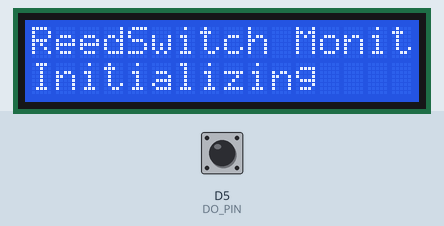
The sketch below on a simulated ESP8266 (NodeMCU). Parts: 16×2 character LCD. The inputs (shaded band) are chosen by the test bench; at power-on: D5 (DO_PIN) HIGH. What the sketch prints to the serial monitor is not drawn.

Above: at 0.1 s.
At 3.3 s:
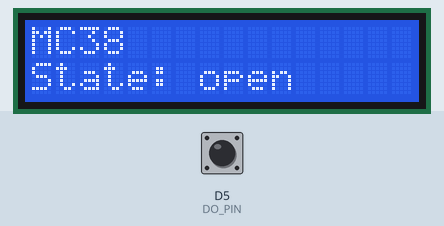
3.4 s: D5 (DO_PIN) pulled LOW for 0.15 s
At 3.53 s:
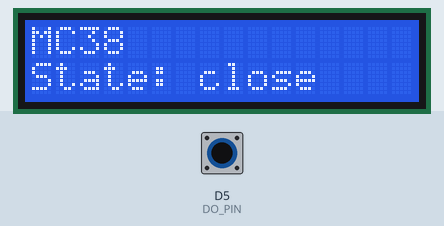
5.1 s: D5 (DO_PIN) pulled LOW for 3.2 s
9.9 s: D5 (DO_PIN) pulled LOW for 1 s
Timing chart, 0 to 12.9 s (numbered marks = the images above; inputs shaded):
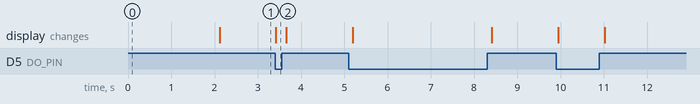

The sketch:

ReedSwitch_Lcd.ino
```cpp
#include <Wire.h>
#include <LiquidCrystal_I2C.h>

/*=====================================================
    PIR Sensor
=====================================================*/
#if defined(ESP8266)

    #define DO_PIN D5

#elif defined(ESP32)

    #define DO_PIN 13

#endif

/*=====================================================
    LCD I2C
=====================================================*/
#if defined(ESP8266)

    #define SDA_PIN D2
    #define SCL_PIN D1

#elif defined(ESP32)

    #define SDA_PIN 19
    #define SCL_PIN 23

#endif

#define LCD_ADDRESS 0x27
#define LCD_COLS    16
#define LCD_ROWS    2

LiquidCrystal_I2C lcd(LCD_ADDRESS, LCD_COLS, LCD_ROWS);

/*=====================================================
    Function Prototype
=====================================================*/

void initSensor();
bool readDO();

void initLCD();
void printLcd(String line1, String line2);

/*=====================================================
    Setup
=====================================================*/

void setup()
{
    Serial.begin(115200);

    Wire.begin(SDA_PIN, SCL_PIN);

    initSensor();
    initLCD();

    Serial.println();
    Serial.println("==============================");
    Serial.println(" ReedSwitch Monitoring");
    Serial.println("==============================");
}

// loop to run repeatedly
void loop() {

    bool state = readDO();

    if (state) {
        //Serial.println("State: open");
        printLcd("MC38", "State: open");
    } else {
        //Serial.println("State: close");
        printLcd("MC38", "State: close");
    }

    delay(100);
}

/* Reed switch */
void initSensor() {
    pinMode(DO_PIN, INPUT_PULLUP);
}

bool readDO() {
    int dValue = digitalRead(DO_PIN);

    if(dValue)
      return true;
    else
      return false;
}

/*=====================================================
    LCD Initialization
=====================================================*/

void initLCD()
{
    lcd.init();
    lcd.backlight();

    lcd.clear();

    lcd.setCursor(0, 0);
    lcd.print("ReedSwitch Monitor");

    lcd.setCursor(0, 1);
    lcd.print("Initializing");

    delay(2000);

    lcd.clear();
}

/*=====================================================
    Print LCD
=====================================================*/

void printLcd(String line1, String line2)
{
    lcd.clear();

    lcd.setCursor(0, 0);
    lcd.print(line1);

    lcd.setCursor(0, 1);
    lcd.print(line2);
}
```

Measured:
- after the input at 3.4 s, the display: changes at once (image 2)
